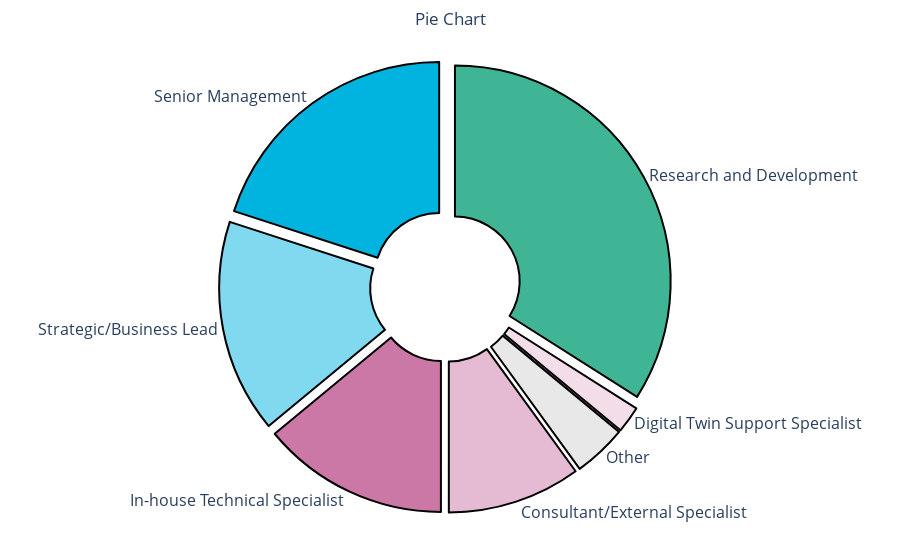

This figure's notebook cell:
### Markdown cell above
### Demographics  
Respondents came from ten different countries, with the majority based in the UK, and some selecting "global" as the primary location for their company. Survey participants represented over 19 different sectors, with larger groups emerging from Energy, IT, and Engineering sectors.

### Survey Structure and Content
The survey was divided into four sections: (1) respondent company/organization demographics and experience level, (2) current assurance practices, (3) the Gemini Principles, and (4) new tools. The entire survey consisted of 25 core questions, with an additional eight questions that were conditional on previous responses, meaning the number of questions varied for each respondent. Notably, participants were asked to rate the relevance of each Gemini Principle, but only rated the level of challenge for those principles they did not deem irrelevant. As a result, the number of questions varied considerably depending on the responses given.

### Survey Format and Duration
The survey was developed as a web-based application using the open-source Python framework Streamlit, enabling an interactive and user-friendly experience for participants. It was hosted on Azure infrastructure to ensure scalability, reliability, and secure data handling. The codebase for the survey application is openly available on GitHub, promoting transparency and allowing others to replicate or build upon our approach. The survey took an average of 18 minutes to complete. Throughout the survey, respondents received live feedback on some of the aggregated answers that had been submitted so far, making the experience more engaging.

### Survey Period
The survey began XX and was open until July 31st (specific dates to be filled in).

### Data Analysis
For data analysis, we primarily used descriptive statistics to summarize quantitative responses. Additionally, we performed a more detailed content analysis on the qualitative data collected from four open-ended questions, with coding conducted by three independent coders to ensure reliability and depth of insights.

### Limitations
One limitation of this survey is the bias towards participants from the UK. This bias is largely due to the networks through which the survey was distributed, which have a predominantly UK-based focus. Additionally, as the survey was conducted anonymously, we were unable to ensure balanced representation across other regions or demographics. This anonymity, while protecting respondent privacy, limits our ability to assess and correct for potential imbalances in the survey sample.

### Code cell
plot_pie_chart(df, 'role',palette=['#40B595','#00B4DF','#80D9EF','#CC78A7','#E5BBD3','#E8E8E8','#F2DDE9'],dpull=0.05,outfile='report_plots/roles.svg')

### Figure 1 — Plotly figure (JSON) as saved in the notebook; plotly's stock layout.template omitted (floating-point values rounded to 4 significant figures)
{"data": [{"domain": {"x": [0, 1], "y": [0, 1]}, "hole": 0.3, "hovertemplate": "role=%{label}<br>count=%{value}<extra></extra>", "labels": ["Research and Development", "Senior Management", "Strategic/Business Lead", "In-house Technical Specialist", "Consultant/External Specialist", "Other", "Digital Twin Support Specialist"], "legendgroup": "", "marker": {"line": {"color": "#000000", "width": 2}}, "name": "", "pull": [0.05, 0.05, 0.05, 0.05, 0.05, 0.05, 0.05], "showlegend": false, "textfont": {"size": 16}, "textinfo": "label", "textposition": "outside", "type": "pie", "values": [17, 10, 8, 7, 5, 2, 1]}], "layout": {"legend": {"tracegroupgap": 0}, "margin": {"b": 0, "l": 0, "r": 0, "t": 50}, "piecolorway": ["#40B595", "#00B4DF", "#80D9EF", "#CC78A7", "#E5BBD3", "#E8E8E8", "#F2DDE9"], "title": {"text": "Pie Chart", "x": 0.5}}}
